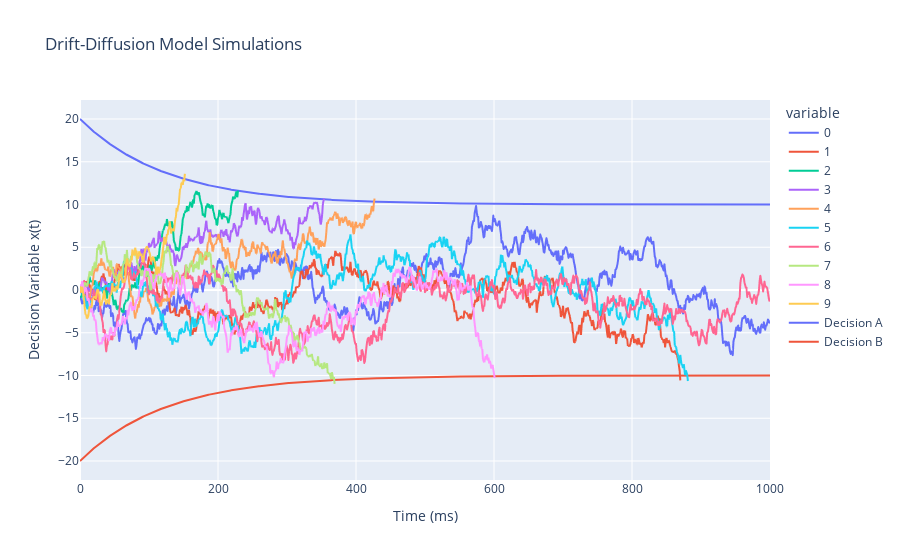

Write notebook code for a chart like this one.
### Code cell
ddm_one.plot_trajectories()

### Figure 1 — Plotly figure (JSON) as saved in the notebook; plotly's stock layout.template omitted (floating-point values rounded to 4 significant figures; data arrays with more than 128 entries replaced by an {"elided": "..."} marker saying what was removed)
{"data": [{"hovertemplate": "variable=0<br>Time (ms)=%{x}<br>Decision Variable x(t)=%{y}<extra></extra>", "legendgroup": "0", "line": {"color": "#636efa", "dash": "solid"}, "marker": {"symbol": "circle"}, "mode": "lines", "name": "0", "showlegend": true, "type": "scattergl", "x": {"elided": "1000 int values"}, "xaxis": "x", "y": {"elided": "1000 float values"}, "yaxis": "y"}, {"hovertemplate": "variable=1<br>Time (ms)=%{x}<br>Decision Variable x(t)=%{y}<extra></extra>", "legendgroup": "1", "line": {"color": "#EF553B", "dash": "solid"}, "marker": {"symbol": "circle"}, "mode": "lines", "name": "1", "showlegend": true, "type": "scattergl", "x": {"elided": "1000 int values"}, "xaxis": "x", "y": {"elided": "1000 float values"}, "yaxis": "y"}, {"hovertemplate": "variable=2<br>Time (ms)=%{x}<br>Decision Variable x(t)=%{y}<extra></extra>", "legendgroup": "2", "line": {"color": "#00cc96", "dash": "solid"}, "marker": {"symbol": "circle"}, "mode": "lines", "name": "2", "showlegend": true, "type": "scattergl", "x": {"elided": "1000 int values"}, "xaxis": "x", "y": {"elided": "1000 float values"}, "yaxis": "y"}, {"hovertemplate": "variable=3<br>Time (ms)=%{x}<br>Decision Variable x(t)=%{y}<extra></extra>", "legendgroup": "3", "line": {"color": "#ab63fa", "dash": "solid"}, "marker": {"symbol": "circle"}, "mode": "lines", "name": "3", "showlegend": true, "type": "scattergl", "x": {"elided": "1000 int values"}, "xaxis": "x", "y": {"elided": "1000 float values"}, "yaxis": "y"}, {"hovertemplate": "variable=4<br>Time (ms)=%{x}<br>Decision Variable x(t)=%{y}<extra></extra>", "legendgroup": "4", "line": {"color": "#FFA15A", "dash": "solid"}, "marker": {"symbol": "circle"}, "mode": "lines", "name": "4", "showlegend": true, "type": "scattergl", "x": {"elided": "1000 int values"}, "xaxis": "x", "y": {"elided": "1000 float values"}, "yaxis": "y"}, {"hovertemplate": "variable=5<br>Time (ms)=%{x}<br>Decision Variable x(t)=%{y}<extra></extra>", "legendgroup": "5", "line": {"color": "#19d3f3", "dash": "solid"}, "marker": {"symbol": "circle"}, "mode": "lines", "name": "5", "showlegend": true, "type": "scattergl", "x": {"elided": "1000 int values"}, "xaxis": "x", "y": {"elided": "1000 float values"}, "yaxis": "y"}, {"hovertemplate": "variable=6<br>Time (ms)=%{x}<br>Decision Variable x(t)=%{y}<extra></extra>", "legendgroup": "6", "line": {"color": "#FF6692", "dash": "solid"}, "marker": {"symbol": "circle"}, "mode": "lines", "name": "6", "showlegend": true, "type": "scattergl", "x": {"elided": "1000 int values"}, "xaxis": "x", "y": {"elided": "1000 float values"}, "yaxis": "y"}, {"hovertemplate": "variable=7<br>Time (ms)=%{x}<br>Decision Variable x(t)=%{y}<extra></extra>", "legendgroup": "7", "line": {"color": "#B6E880", "dash": "solid"}, "marker": {"symbol": "circle"}, "mode": "lines", "name": "7", "showlegend": true, "type": "scattergl", "x": {"elided": "1000 int values"}, "xaxis": "x", "y": {"elided": "1000 float values"}, "yaxis": "y"}, {"hovertemplate": "variable=8<br>Time (ms)=%{x}<br>Decision Variable x(t)=%{y}<extra></extra>", "legendgroup": "8", "line": {"color": "#FF97FF", "dash": "solid"}, "marker": {"symbol": "circle"}, "mode": "lines", "name": "8", "showlegend": true, "type": "scattergl", "x": {"elided": "1000 int values"}, "xaxis": "x", "y": {"elided": "1000 float values"}, "yaxis": "y"}, {"hovertemplate": "variable=9<br>Time (ms)=%{x}<br>Decision Variable x(t)=%{y}<extra></extra>", "legendgroup": "9", "line": {"color": "#FECB52", "dash": "solid"}, "marker": {"symbol": "circle"}, "mode": "lines", "name": "9", "showlegend": true, "type": "scattergl", "x": {"elided": "1000 int values"}, "xaxis": "x", "y": {"elided": "1000 float values"}, "yaxis": "y"}, {"mode": "lines", "name": "Decision A", "type": "scatter", "x": {"elided": "1000 float values"}, "y": {"elided": "1000 float values"}}, {"mode": "lines", "name": "Decision B", "type": "scatter", "x": {"elided": "1000 float values"}, "y": {"elided": "1000 float values"}}], "layout": {"legend": {"title": {"text": "variable"}, "tracegroupgap": 0}, "title": {"text": "Drift-Diffusion Model Simulations"}, "xaxis": {"anchor": "y", "domain": [0, 1], "title": {"text": "Time (ms)"}}, "yaxis": {"anchor": "x", "domain": [0, 1], "title": {"text": "Decision Variable x(t)"}}}}
